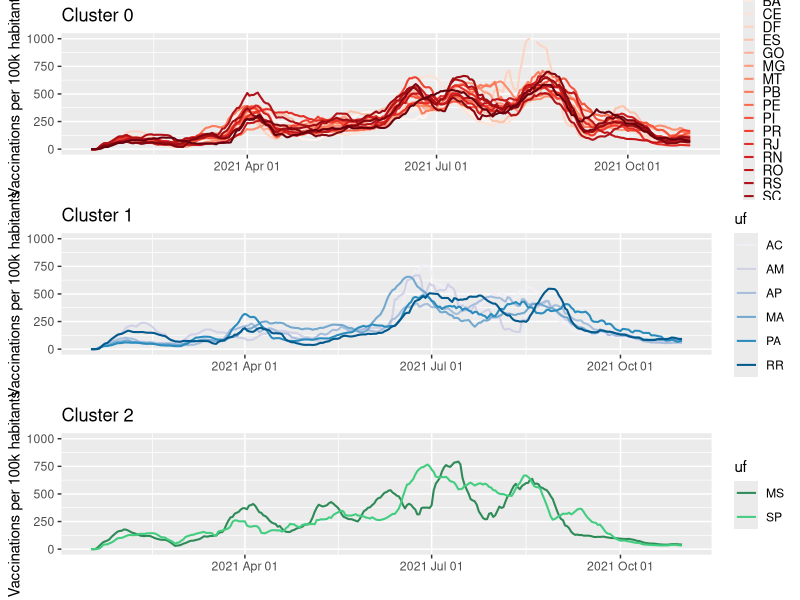

Source code (R):
##############################
# Figura 2: 3 gráficos mostrando vacinações por clusters
##############################

library(dplyr)
library(ggplot2)
library(cowplot) # para plotar os gráficos lado a lado
library(RColorBrewer)

##############################
# lendo dados de óbitos e cobertura vacinal
##############################
df <- read.csv('BR.csv')
df$data <- as.Date(df$data)

##############################
# criando coluna de cluster
##############################
df_w_cluster <- df %>%
                  mutate(cluster = case_when(uf == 'AC' ~ 1,
                                             uf == 'AL' ~ 0,
                                             uf == 'AM' ~ 1,
                                             uf == 'AP' ~ 1,
                                             uf == 'BA' ~ 0,
                                             uf == 'CE' ~ 0,
                                             uf == 'DF' ~ 0,
                                             uf == 'ES' ~ 0,
                                             uf == 'GO' ~ 0,
                                             uf == 'MA' ~ 1,
                                             uf == 'MG' ~ 0,
                                             uf == 'MS' ~ 2,
                                             uf == 'MT' ~ 0,
                                             uf == 'PA' ~ 1,
                                             uf == 'PB' ~ 0,
                                             uf == 'PE' ~ 0,
                                             uf == 'PI' ~ 0,
                                             uf == 'PR' ~ 0,
                                             uf == 'RJ' ~ 0,
                                             uf == 'RN' ~ 0,
                                             uf == 'RO' ~ 0,
                                             uf == 'RR' ~ 1,
                                             uf == 'RS' ~ 0,
                                             uf == 'SC' ~ 0,
                                             uf == 'SE' ~ 0,
                                             uf == 'SP' ~ 2,
                                             uf == 'TO' ~ 0))


##############################
# criando visualização de vacinação por cluster
##############################

##############################
# cluster 0
##############################
df_w_cluster_0 <- filter(df_w_cluster, cluster == 0)
g0 <- ggplot(data = df_w_cluster_0,
            aes(x = data, y = doses_100k_mm14, group = uf, color = uf)) +
        geom_line(size = 0.71) +
        ggtitle('Cluster 0') +
        xlab("") +
        ylab("Vaccinations per 100k habitants") +
        ylim(c(0,1000)) +
        scale_color_manual(values = colorRampPalette(brewer.pal(9,name = 'Reds'))(length(unique(df_w_cluster_0$uf))))+
        theme(legend.text = element_text(size = 10),
              legend.key.size = unit(0.3, 'cm')) +
        scale_x_date(date_labels = "%Y %b %d")


##############################
# cluster 1
##############################
df_w_cluster_1 <- filter(df_w_cluster, cluster == 1)
g1 <- ggplot(data = df_w_cluster_1,
            aes(x = data, y = doses_100k_mm14, group = uf, color = uf)) +
        geom_line(size = 0.71) +
        ggtitle('Cluster 1') +
        xlab("") +
        ylab("Vaccinations per 100k habitants") +
        ylim(c(0,1000)) +
        scale_colour_brewer(palette = "PuBu") +
        scale_x_date(date_labels = "%Y %b %d")


##############################
# cluster 2
##############################
df_w_cluster_2 <- filter(df_w_cluster, cluster == 2)
g2 <- ggplot(data = df_w_cluster_2,
             aes(x = data, y = doses_100k_mm14, group = uf, color = uf)) +
        geom_line(size = 0.71) +
        ggtitle('Cluster 2') +
        xlab("") +
        ylab("Vaccinations per 100k habitants") +
        ylim(c(0,1000)) +
        scale_color_manual(values=c("seagreen4","seagreen3")) +
        scale_x_date(date_labels = "%Y %b %d")


plot_grid(g0, g1, g2,
          nrow = 3,
          ncol = 1)
